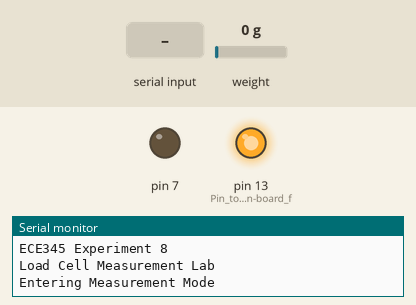
This sketch was run on a simulated Arduino Uno, built with avr-gcc and run on an emulated ATmega328P. Parts: output pins drawn as LEDs (lit = HIGH), the last lines printed to the serial monitor. Dashed ring = blinking. Inputs (shaded band) come from the test bench; at power-on: weight on the scale 0 g.

Above: at 1.2 s.
1.3 s: "T" received over Serial
At 3.1 s:
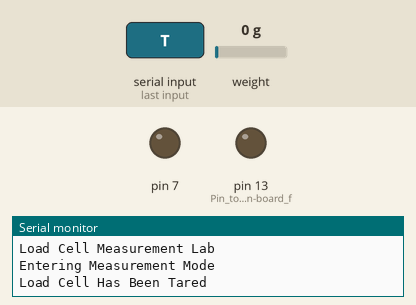
4.0 s: byte 67 ('C') received over Serial
5.6 s: byte 88 ('X') received over Serial
At 8.0 s:
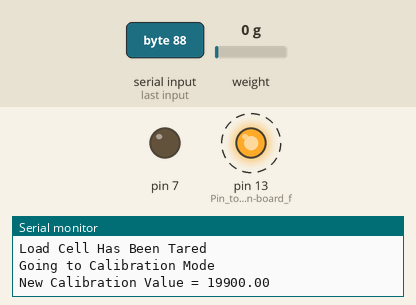
Timing chart, 0 to 13.7 s (numbered marks = the images above; inputs shaded):
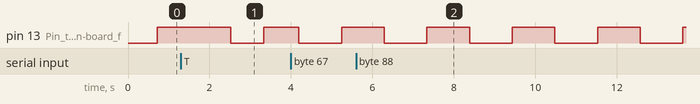

Measured:
- by itself, pin 13 (Pin_to_control_on-board_f): alternates HIGH for 1.0 s and LOW for 1.0 s

The sketch:

Lab8.ino
```cpp
//Lab #8 Ryan Murphy

#include <SoftwareSerial.h>
#include <HX711.h>
#include <SoftwareSerial.h>
#include <HX711.h>
#define calibration 0
#define measurement 1

unsigned long loopDelay = 0;
unsigned int machineState = 1;
float calibrationFactor = 20000;

HX711 loadCell; //Declare the loadcell varaible of type HX711

SoftwareSerial serialLCD = SoftwareSerial(-1, 7, 1); //Declare the SoftwareSerial object

const char clearScreen[5] = {0xFE, 0x01, 0xFE, 0x80, 0x00}; //Define the clear screen command for the LCD

void setup() //Setup Code...Initialize Hardware
{
  pinMode(7, OUTPUT);
  digitalWrite(7, LOW);
  serialLCD.begin(9600);
  serialLCD.print(clearScreen);
  loadCell.begin(3,2);
  loadCell.set_scale(calibrationFactor);
  pinMode(13, OUTPUT);//Pin to control on-board flashing LED
  Serial.begin(9600);//Serial to terminal window...9600baud
  Serial.println("ECE345 Experiment 8");   //Print initial notes to PC serial terminal
  Serial.println("Load Cell Measurement Lab");
  Serial.println("Entering Measurement Mode");
}

void loop()
{
  unsigned char serialInput = 0;

  if (Serial.available())
  {
    serialInput = Serial.read();
  }

  if ((serialInput == 'T') || (serialInput == 't'))
  {
    Serial.println("Load Cell Has Been Tared");
    loadCell.tare(); //Tare command
  }

  switch(machineState)
  {
    case calibration:
      if ((serialInput == 'M') || (serialInput == 'm'))
      {
        Serial.println("Going to Measurement Mode");
        machineState = measurement; //Sets to Measurement Mode
      }
      else if ((serialInput == 'A') || (serialInput == 'a'))
      {
        calibrationFactor += 10;
        Serial.print("New Calibration Value = ");
        Serial.println(calibrationFactor);
      }
      else if ((serialInput == 'Z') || (serialInput == 'z'))
      {
        calibrationFactor -= 10;
        Serial.print("New Calibration Value = ");
        Serial.println(calibrationFactor);
      }
      else if ((serialInput == 'S') || (serialInput == 's'))
      {
        calibrationFactor += 100;
        Serial.print("New Calibration Value = ");
        Serial.println(calibrationFactor);
      }
      else if ((serialInput == 'X') || (serialInput == 'x'))
      {
        calibrationFactor -= 100;
        Serial.print("New Calibration Value = ");
        Serial.println(calibrationFactor);
      }
      loadCell.set_scale(calibrationFactor);
      break;
    case measurement:
      if ((serialInput == 'C') || (serialInput == 'c'))
      {
        Serial.println("Going to Calibration Mode");
        machineState = calibration; //Sets to Calibration Mode
      }
      break;
    default:
      break;
  }
  loopDelay++;
  if (loopDelay > 40000)
  {
    loopDelay = 0; //Sets loopDelay to 0
    digitalWrite(13, !digitalRead(13));
    //Update LCD with load cell reading
    serialLCD.print(clearScreen); //Clear LCD screen
    serialLCD.print(loadCell.get_units(), 3); //Display weight with 3 decimal places
  }
}

//The IDE does not automatically load all possible libraries to avoid unnecessary memory usage, increased compile times and potential conflicts between libraries
```
